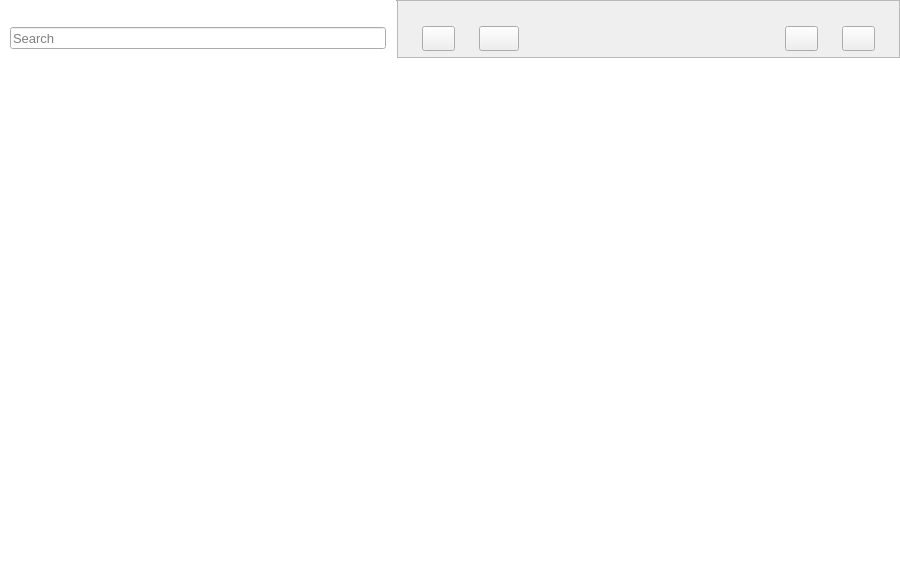
<?xml version="1.0" encoding="UTF-8"?>
<ui version="4.0">
 <class>MainWindow</class>
 <widget class="QMainWindow" name="MainWindow">
  <property name="geometry">
   <rect>
    <x>0</x>
    <y>0</y>
    <width>900</width>
    <height>569</height>
   </rect>
  </property>
  <property name="sizePolicy">
   <sizepolicy hsizetype="Preferred" vsizetype="Minimum">
    <horstretch>0</horstretch>
    <verstretch>0</verstretch>
   </sizepolicy>
  </property>
  <property name="minimumSize">
   <size>
    <width>400</width>
    <height>200</height>
   </size>
  </property>
  <property name="windowTitle">
   <string>Notes</string>
  </property>
  <property name="styleSheet">
   <string notr="true">#frameLeft{
background-color: rgb(255, 255, 255);
}

NoteData #container {
  border: none;
  background-color: rgb(255, 255, 255);
}
NoteData #titleLabel{
  margin-left:8px;
  padding:0px;
  color: black;
}

NoteData #dateLabel{
  padding:0px;
  margin-left:7px;
  color: rgb(132, 132, 132);
}

#textEdit{
	color : rgb(47, 47, 47);
}</string>
  </property>
  <property name="documentMode">
   <bool>false</bool>
  </property>
  <property name="tabShape">
   <enum>QTabWidget::Rounded</enum>
  </property>
  <widget class="QWidget" name="centralWidget">
   <property name="sizePolicy">
    <sizepolicy hsizetype="Preferred" vsizetype="Preferred">
     <horstretch>0</horstretch>
     <verstretch>0</verstretch>
    </sizepolicy>
   </property>
   <layout class="QGridLayout" name="gridLayout">
    <property name="leftMargin">
     <number>0</number>
    </property>
    <property name="topMargin">
     <number>0</number>
    </property>
    <property name="rightMargin">
     <number>0</number>
    </property>
    <property name="bottomMargin">
     <number>0</number>
    </property>
    <property name="spacing">
     <number>0</number>
    </property>
    <item row="0" column="0">
     <widget class="QFrame" name="frame">
      <property name="frameShape">
       <enum>QFrame::NoFrame</enum>
      </property>
      <property name="frameShadow">
       <enum>QFrame::Raised</enum>
      </property>
      <layout class="QVBoxLayout" name="verticalLayout_2">
       <property name="spacing">
        <number>0</number>
       </property>
       <property name="leftMargin">
        <number>0</number>
       </property>
       <property name="topMargin">
        <number>0</number>
       </property>
       <property name="rightMargin">
        <number>0</number>
       </property>
       <property name="bottomMargin">
        <number>0</number>
       </property>
       <item>
        <widget class="QSplitter" name="splitter">
         <property name="sizePolicy">
          <sizepolicy hsizetype="Preferred" vsizetype="Preferred">
           <horstretch>0</horstretch>
           <verstretch>0</verstretch>
          </sizepolicy>
         </property>
         <property name="minimumSize">
          <size>
           <width>0</width>
           <height>0</height>
          </size>
         </property>
         <property name="lineWidth">
          <number>0</number>
         </property>
         <property name="orientation">
          <enum>Qt::Horizontal</enum>
         </property>
         <property name="handleWidth">
          <number>0</number>
         </property>
         <widget class="QFrame" name="frameLeft">
          <property name="minimumSize">
           <size>
            <width>185</width>
            <height>0</height>
           </size>
          </property>
          <layout class="QHBoxLayout" name="horizontalLayout_scrollArea">
           <property name="spacing">
            <number>0</number>
           </property>
           <property name="leftMargin">
            <number>0</number>
           </property>
           <property name="topMargin">
            <number>0</number>
           </property>
           <property name="rightMargin">
            <number>0</number>
           </property>
           <property name="bottomMargin">
            <number>0</number>
           </property>
           <item>
            <layout class="QVBoxLayout" name="verticalLayout_scrollArea">
             <property name="spacing">
              <number>0</number>
             </property>
             <property name="sizeConstraint">
              <enum>QLayout::SetNoConstraint</enum>
             </property>
             <item>
              <spacer name="verticalSpacer_upSearchEdit">
               <property name="orientation">
                <enum>Qt::Vertical</enum>
               </property>
               <property name="sizeType">
                <enum>QSizePolicy::Minimum</enum>
               </property>
               <property name="sizeHint" stdset="0">
                <size>
                 <width>20</width>
                 <height>25</height>
                </size>
               </property>
              </spacer>
             </item>
             <item>
              <spacer name="verticalSpacer">
               <property name="orientation">
                <enum>Qt::Vertical</enum>
               </property>
               <property name="sizeType">
                <enum>QSizePolicy::Minimum</enum>
               </property>
               <property name="sizeHint" stdset="0">
                <size>
                 <width>20</width>
                 <height>2</height>
                </size>
               </property>
              </spacer>
             </item>
             <item>
              <layout class="QHBoxLayout" name="horizontalLayout_scrollArea_3">
               <property name="spacing">
                <number>0</number>
               </property>
               <property name="leftMargin">
                <number>0</number>
               </property>
               <property name="topMargin">
                <number>0</number>
               </property>
               <item>
                <spacer name="horizontalSpacer_leftSearchEdit">
                 <property name="orientation">
                  <enum>Qt::Horizontal</enum>
                 </property>
                 <property name="sizeType">
                  <enum>QSizePolicy::Minimum</enum>
                 </property>
                 <property name="sizeHint" stdset="0">
                  <size>
                   <width>10</width>
                   <height>20</height>
                  </size>
                 </property>
                </spacer>
               </item>
               <item>
                <widget class="QLineEdit" name="searchEdit">
                 <property name="sizePolicy">
                  <sizepolicy hsizetype="Preferred" vsizetype="Fixed">
                   <horstretch>0</horstretch>
                   <verstretch>0</verstretch>
                  </sizepolicy>
                 </property>
                 <property name="minimumSize">
                  <size>
                   <width>0</width>
                   <height>22</height>
                  </size>
                 </property>
                 <property name="maximumSize">
                  <size>
                   <width>16777215</width>
                   <height>22</height>
                  </size>
                 </property>
                 <property name="font">
                  <font>
                   <family>Arial</family>
                   <pointsize>10</pointsize>
                   <italic>false</italic>
                  </font>
                 </property>
                 <property name="focusPolicy">
                  <enum>Qt::StrongFocus</enum>
                 </property>
                 <property name="autoFillBackground">
                  <bool>false</bool>
                 </property>
                 <property name="styleSheet">
                  <string notr="true"/>
                 </property>
                 <property name="inputMask">
                  <string/>
                 </property>
                 <property name="text">
                  <string/>
                 </property>
                 <property name="frame">
                  <bool>true</bool>
                 </property>
                 <property name="placeholderText">
                  <string>Search</string>
                 </property>
                 <property name="cursorMoveStyle">
                  <enum>Qt::LogicalMoveStyle</enum>
                 </property>
                 <property name="clearButtonEnabled">
                  <bool>false</bool>
                 </property>
                </widget>
               </item>
               <item>
                <spacer name="horizontalSpacer_rightSearchEdit">
                 <property name="orientation">
                  <enum>Qt::Horizontal</enum>
                 </property>
                 <property name="sizeType">
                  <enum>QSizePolicy::Minimum</enum>
                 </property>
                 <property name="sizeHint" stdset="0">
                  <size>
                   <width>10</width>
                   <height>20</height>
                  </size>
                 </property>
                </spacer>
               </item>
              </layout>
             </item>
             <item>
              <spacer name="verticalSpacer_upScrollArea">
               <property name="orientation">
                <enum>Qt::Vertical</enum>
               </property>
               <property name="sizeType">
                <enum>QSizePolicy::Minimum</enum>
               </property>
               <property name="sizeHint" stdset="0">
                <size>
                 <width>20</width>
                 <height>9</height>
                </size>
               </property>
              </spacer>
             </item>
             <item>
              <widget class="NoteView" name="listView">
               <property name="sizePolicy">
                <sizepolicy hsizetype="Expanding" vsizetype="Expanding">
                 <horstretch>0</horstretch>
                 <verstretch>0</verstretch>
                </sizepolicy>
               </property>
               <property name="minimumSize">
                <size>
                 <width>0</width>
                 <height>0</height>
                </size>
               </property>
               <property name="baseSize">
                <size>
                 <width>20</width>
                 <height>0</height>
                </size>
               </property>
               <property name="frameShape">
                <enum>QFrame::NoFrame</enum>
               </property>
               <property name="verticalScrollBarPolicy">
                <enum>Qt::ScrollBarAsNeeded</enum>
               </property>
               <property name="horizontalScrollBarPolicy">
                <enum>Qt::ScrollBarAlwaysOff</enum>
               </property>
               <property name="editTriggers">
                <set>QAbstractItemView::NoEditTriggers</set>
               </property>
               <property name="showDropIndicator" stdset="0">
                <bool>false</bool>
               </property>
               <property name="selectionBehavior">
                <enum>QAbstractItemView::SelectRows</enum>
               </property>
              </widget>
             </item>
            </layout>
           </item>
           <item>
            <widget class="Line" name="line">
             <property name="sizePolicy">
              <sizepolicy hsizetype="Minimum" vsizetype="Expanding">
               <horstretch>0</horstretch>
               <verstretch>0</verstretch>
              </sizepolicy>
             </property>
             <property name="minimumSize">
              <size>
               <width>1</width>
               <height>0</height>
              </size>
             </property>
             <property name="maximumSize">
              <size>
               <width>1</width>
               <height>16777215</height>
              </size>
             </property>
             <property name="sizeIncrement">
              <size>
               <width>0</width>
               <height>0</height>
              </size>
             </property>
             <property name="frameShadow">
              <enum>QFrame::Sunken</enum>
             </property>
             <property name="orientation">
              <enum>Qt::Vertical</enum>
             </property>
            </widget>
           </item>
          </layout>
         </widget>
         <widget class="QFrame" name="frameRight">
          <layout class="QVBoxLayout" name="verticalLayout_textEdit">
           <property name="spacing">
            <number>0</number>
           </property>
           <property name="leftMargin">
            <number>0</number>
           </property>
           <property name="topMargin">
            <number>0</number>
           </property>
           <property name="rightMargin">
            <number>0</number>
           </property>
           <property name="bottomMargin">
            <number>0</number>
           </property>
           <item>
            <widget class="QFrame" name="frameRightTop">
             <property name="minimumSize">
              <size>
               <width>0</width>
               <height>0</height>
              </size>
             </property>
             <property name="frameShape">
              <enum>QFrame::StyledPanel</enum>
             </property>
             <property name="frameShadow">
              <enum>QFrame::Raised</enum>
             </property>
             <layout class="QVBoxLayout" name="verticalLayout">
              <property name="spacing">
               <number>0</number>
              </property>
              <property name="leftMargin">
               <number>0</number>
              </property>
              <property name="topMargin">
               <number>0</number>
              </property>
              <property name="rightMargin">
               <number>0</number>
              </property>
              <property name="bottomMargin">
               <number>0</number>
              </property>
              <item>
               <spacer name="verticalSpacer_upEditorDateLabel">
                <property name="orientation">
                 <enum>Qt::Vertical</enum>
                </property>
                <property name="sizeType">
                 <enum>QSizePolicy::Minimum</enum>
                </property>
                <property name="sizeHint" stdset="0">
                 <size>
                  <width>20</width>
                  <height>25</height>
                 </size>
                </property>
               </spacer>
              </item>
              <item>
               <layout class="QHBoxLayout" name="horizontalLayout_textEdit">
                <property name="spacing">
                 <number>0</number>
                </property>
                <item>
                 <spacer name="horizontalSpacer_leftNewNoteButton">
                  <property name="orientation">
                   <enum>Qt::Horizontal</enum>
                  </property>
                  <property name="sizeType">
                   <enum>QSizePolicy::Minimum</enum>
                  </property>
                  <property name="sizeHint" stdset="0">
                   <size>
                    <width>24</width>
                    <height>25</height>
                   </size>
                  </property>
                 </spacer>
                </item>
                <item>
                 <widget class="QPushButton" name="newNoteButton">
                  <property name="minimumSize">
                   <size>
                    <width>33</width>
                    <height>25</height>
                   </size>
                  </property>
                  <property name="maximumSize">
                   <size>
                    <width>33</width>
                    <height>25</height>
                   </size>
                  </property>
                  <property name="cursor">
                   <cursorShape>PointingHandCursor</cursorShape>
                  </property>
                  <property name="focusPolicy">
                   <enum>Qt::TabFocus</enum>
                  </property>
                  <property name="text">
                   <string/>
                  </property>
                  <property name="icon">
                   <iconset resource="images.qrc">
                    <normaloff>:/images/newNote_Regular.png</normaloff>:/images/newNote_Regular.png</iconset>
                  </property>
                  <property name="iconSize">
                   <size>
                    <width>16</width>
                    <height>16</height>
                   </size>
                  </property>
                 </widget>
                </item>
                <item>
                 <spacer name="horizontalSpacer">
                  <property name="orientation">
                   <enum>Qt::Horizontal</enum>
                  </property>
                  <property name="sizeType">
                   <enum>QSizePolicy::Minimum</enum>
                  </property>
                  <property name="sizeHint" stdset="0">
                   <size>
                    <width>24</width>
                    <height>25</height>
                   </size>
                  </property>
                 </spacer>
                </item>
                <item>
                 <widget class="QPushButton" name="styleEditorButton">
                  <property name="minimumSize">
                   <size>
                    <width>33</width>
                    <height>25</height>
                   </size>
                  </property>
                  <property name="cursor">
                   <cursorShape>PointingHandCursor</cursorShape>
                  </property>
                  <property name="text">
                   <string/>
                  </property>
                 </widget>
                </item>
                <item>
                 <spacer name="horizontalSpacer_rightNewNoteButton">
                  <property name="orientation">
                   <enum>Qt::Horizontal</enum>
                  </property>
                  <property name="sizeHint" stdset="0">
                   <size>
                    <width>40</width>
                    <height>25</height>
                   </size>
                  </property>
                 </spacer>
                </item>
                <item>
                 <widget class="QLabel" name="editorDateLabel">
                  <property name="sizePolicy">
                   <sizepolicy hsizetype="Fixed" vsizetype="Preferred">
                    <horstretch>0</horstretch>
                    <verstretch>0</verstretch>
                   </sizepolicy>
                  </property>
                  <property name="font">
                   <font>
                    <family>Arial</family>
                    <pointsize>10</pointsize>
                    <weight>75</weight>
                    <bold>true</bold>
                   </font>
                  </property>
                  <property name="styleSheet">
                   <string notr="true">*
{
color: rgb(132, 132, 132);
}</string>
                  </property>
                  <property name="text">
                   <string/>
                  </property>
                  <property name="scaledContents">
                   <bool>false</bool>
                  </property>
                  <property name="wordWrap">
                   <bool>false</bool>
                  </property>
                 </widget>
                </item>
                <item>
                 <spacer name="horizontalSpacer_leftTrashBUtton">
                  <property name="orientation">
                   <enum>Qt::Horizontal</enum>
                  </property>
                  <property name="sizeHint" stdset="0">
                   <size>
                    <width>40</width>
                    <height>25</height>
                   </size>
                  </property>
                 </spacer>
                </item>
                <item>
                 <widget class="QPushButton" name="trashButton">
                  <property name="minimumSize">
                   <size>
                    <width>33</width>
                    <height>25</height>
                   </size>
                  </property>
                  <property name="maximumSize">
                   <size>
                    <width>33</width>
                    <height>25</height>
                   </size>
                  </property>
                  <property name="cursor">
                   <cursorShape>PointingHandCursor</cursorShape>
                  </property>
                  <property name="focusPolicy">
                   <enum>Qt::TabFocus</enum>
                  </property>
                  <property name="text">
                   <string/>
                  </property>
                  <property name="icon">
                   <iconset resource="images.qrc">
                    <normaloff>:/images/trashCan_Regular.png</normaloff>:/images/trashCan_Regular.png</iconset>
                  </property>
                  <property name="iconSize">
                   <size>
                    <width>14</width>
                    <height>18</height>
                   </size>
                  </property>
                 </widget>
                </item>
                <item>
                 <spacer name="horizontalSpacer_2">
                  <property name="orientation">
                   <enum>Qt::Horizontal</enum>
                  </property>
                  <property name="sizeType">
                   <enum>QSizePolicy::Minimum</enum>
                  </property>
                  <property name="sizeHint" stdset="0">
                   <size>
                    <width>24</width>
                    <height>20</height>
                   </size>
                  </property>
                 </spacer>
                </item>
                <item>
                 <widget class="QPushButton" name="dotsButton">
                  <property name="minimumSize">
                   <size>
                    <width>33</width>
                    <height>25</height>
                   </size>
                  </property>
                  <property name="maximumSize">
                   <size>
                    <width>33</width>
                    <height>25</height>
                   </size>
                  </property>
                  <property name="cursor">
                   <cursorShape>PointingHandCursor</cursorShape>
                  </property>
                  <property name="focusPolicy">
                   <enum>Qt::NoFocus</enum>
                  </property>
                  <property name="text">
                   <string/>
                  </property>
                  <property name="icon">
                   <iconset resource="images.qrc">
                    <normaloff>:/images/3dots_Regular.png</normaloff>:/images/3dots_Regular.png</iconset>
                  </property>
                 </widget>
                </item>
                <item>
                 <spacer name="horizontalSpacer_rightTrashButton">
                  <property name="orientation">
                   <enum>Qt::Horizontal</enum>
                  </property>
                  <property name="sizeType">
                   <enum>QSizePolicy::Minimum</enum>
                  </property>
                  <property name="sizeHint" stdset="0">
                   <size>
                    <width>24</width>
                    <height>25</height>
                   </size>
                  </property>
                 </spacer>
                </item>
               </layout>
              </item>
              <item>
               <spacer name="verticalSpacer_upTextEdit">
                <property name="orientation">
                 <enum>Qt::Vertical</enum>
                </property>
                <property name="sizeType">
                 <enum>QSizePolicy::Minimum</enum>
                </property>
                <property name="sizeHint" stdset="0">
                 <size>
                  <width>20</width>
                  <height>6</height>
                 </size>
                </property>
               </spacer>
              </item>
             </layout>
            </widget>
           </item>
           <item>
            <widget class="CustomDocument" name="textEdit">
             <property name="sizePolicy">
              <sizepolicy hsizetype="Preferred" vsizetype="Expanding">
               <horstretch>0</horstretch>
               <verstretch>0</verstretch>
              </sizepolicy>
             </property>
             <property name="minimumSize">
              <size>
               <width>0</width>
               <height>0</height>
              </size>
             </property>
             <property name="font">
              <font>
               <family>Arial</family>
               <pointsize>11</pointsize>
               <weight>50</weight>
               <italic>false</italic>
               <bold>false</bold>
              </font>
             </property>
             <property name="focusPolicy">
              <enum>Qt::StrongFocus</enum>
             </property>
             <property name="acceptDrops">
              <bool>true</bool>
             </property>
             <property name="styleSheet">
              <string notr="true"/>
             </property>
             <property name="frameShape">
              <enum>QFrame::NoFrame</enum>
             </property>
             <property name="tabChangesFocus">
              <bool>false</bool>
             </property>
             <property name="documentTitle">
              <string/>
             </property>
             <property name="undoRedoEnabled">
              <bool>true</bool>
             </property>
             <property name="lineWrapColumnOrWidth">
              <number>0</number>
             </property>
             <property name="html">
              <string>&lt;!DOCTYPE HTML PUBLIC &quot;-//W3C//DTD HTML 4.0//EN&quot; &quot;http://www.w3.org/TR/REC-html40/strict.dtd&quot;&gt;
&lt;html&gt;&lt;head&gt;&lt;meta name=&quot;qrichtext&quot; content=&quot;1&quot; /&gt;&lt;style type=&quot;text/css&quot;&gt;
p, li { white-space: pre-wrap; }
&lt;/style&gt;&lt;/head&gt;&lt;body style=&quot; font-family:'Arial'; font-size:11pt; font-weight:400; font-style:normal;&quot;&gt;
&lt;p style=&quot;-qt-paragraph-type:empty; margin-top:0px; margin-bottom:0px; margin-left:0px; margin-right:0px; -qt-block-indent:0; text-indent:0px; font-family:'Ubuntu'; font-size:14pt;&quot;&gt;&lt;br /&gt;&lt;/p&gt;&lt;/body&gt;&lt;/html&gt;</string>
             </property>
             <property name="placeholderText">
              <string/>
             </property>
            </widget>
           </item>
          </layout>
         </widget>
        </widget>
       </item>
      </layout>
     </widget>
    </item>
   </layout>
  </widget>
 </widget>
 <layoutdefault spacing="6" margin="11"/>
 <customwidgets>
  <customwidget>
   <class>NoteView</class>
   <extends>QListView</extends>
   <header>noteview.h</header>
  </customwidget>
  <customwidget>
   <class>CustomDocument</class>
   <extends>QTextEdit</extends>
   <header>customDocument.h</header>
  </customwidget>
 </customwidgets>
 <resources>
  <include location="images.qrc"/>
 </resources>
 <connections/>
</ui>
